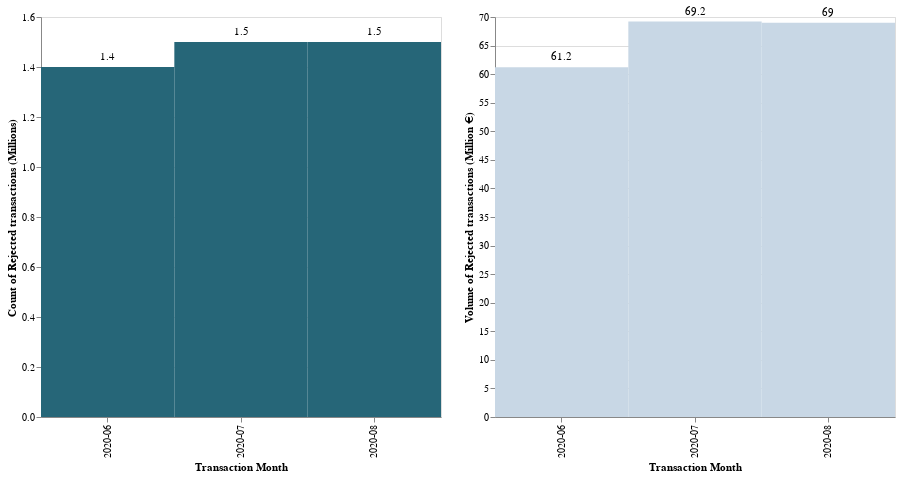

Source (notebook cell):
### Markdown cell above
## ARs per Month

We had an average of 1.45 Million ARs per month, which translates into an average volume of 66.5M€ per month.

### Code cell
(month_txn_count + month_count_text) | (month_txn_volume + month_volume_text)

### Figure 1 — Vega-Lite specification as saved in the notebook (floating-point values rounded to 4 significant figures)
{"config": {"view": {"continuousWidth": 400, "continuousHeight": 300}}, "hconcat": [{"layer": [{"mark": {"type": "rect", "color": "#266678 ", "size": 70}, "encoding": {"x": {"type": "ordinal", "field": "created_month", "title": "Transaction Month"}, "y": {"type": "quantitative", "field": "txn_created", "title": "Count of Rejected transactions (Millions)"}}, "height": 400, "width": 400}, {"mark": {"type": "text", "align": "center", "baseline": "middle", "dy": -10}, "encoding": {"text": {"type": "quantitative", "field": "txn_created"}, "x": {"type": "ordinal", "field": "created_month", "title": "Transaction Month"}, "y": {"type": "quantitative", "field": "txn_created", "title": "Count of Rejected transactions (Millions)"}}, "height": 400, "width": 400}], "data": {"name": "data-15ca7fc600c4abbf0a5e7808ad846da6"}}, {"layer": [{"mark": {"type": "rect", "color": "#C8D7E5", "size": 70}, "encoding": {"x": {"type": "ordinal", "field": "created_month", "title": "Transaction Month"}, "y": {"type": "quantitative", "field": "txn_amount_eur", "title": "Volume of Rejected transactions (Million €)"}}, "height": 400, "width": 400}, {"mark": {"type": "text", "align": "center", "baseline": "middle", "dy": -10}, "encoding": {"text": {"type": "quantitative", "field": "txn_amount_eur"}, "x": {"type": "ordinal", "field": "created_month", "title": "Transaction Month"}, "y": {"type": "quantitative", "field": "txn_amount_eur", "title": "Volume of Rejected transactions (Million €)"}}, "height": 400, "width": 400}], "data": {"name": "data-a55bc4149f428e4f810374db9ad40b46"}}], "$schema": "https://vega.github.io/schema/vega-lite/v4.8.1.json", "datasets": {"data-15ca7fc600c4abbf0a5e7808ad846da6": [{"created_month": "2020-06", "txn_created": 1.4}, {"created_month": "2020-07", "txn_created": 1.5}, {"created_month": "2020-08", "txn_created": 1.5}], "data-a55bc4149f428e4f810374db9ad40b46": [{"created_month": "2020-06", "txn_amount_eur": 61.2}, {"created_month": "2020-07", "txn_amount_eur": 69.2}, {"created_month": "2020-08", "txn_amount_eur": 69.0}]}}
